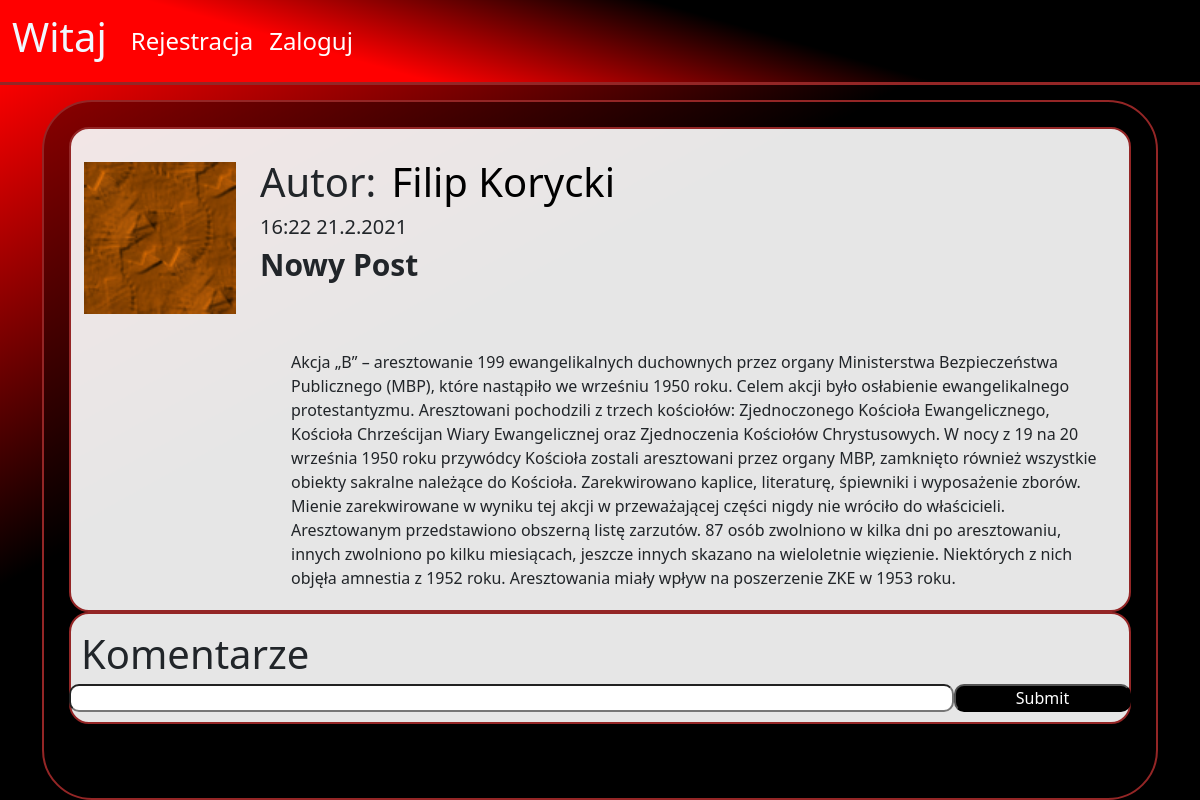
/post/42, run on an earlier commit of the app's database.
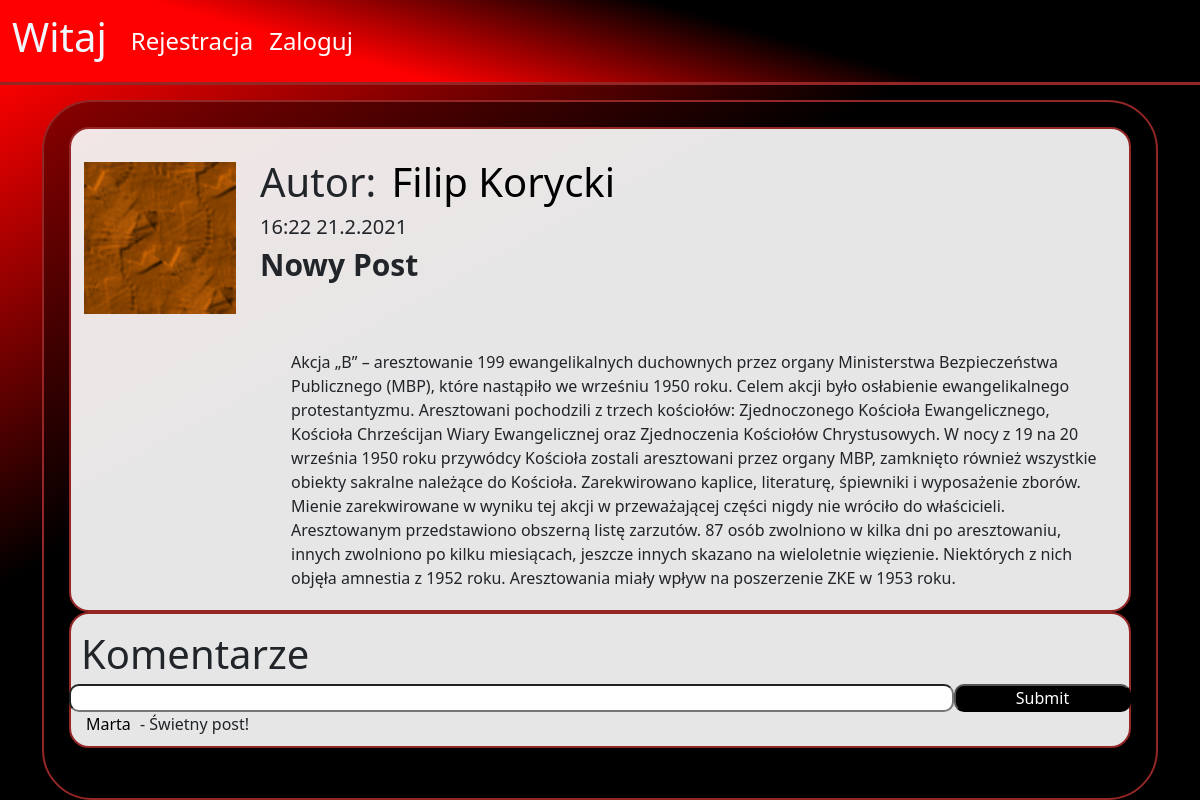
And on a later commit of the database.
### blog/models.py (models this page shows, shortened)
class Post_comment(models.Model):
    owner =  models.ForeignKey("Profile", on_delete=models.CASCADE)
    post =  models.ForeignKey("Post", on_delete=models.CASCADE)
    date = models.DateField(auto_now_add=True)
    date_time = models.DateTimeField(auto_now_add=True)
    text = models.CharField(max_length=2000)
    class Meta:
        ordering = ["-date","-date_time"]

class Profile(models.Model):
    user = models.OneToOneField(User, null=True, on_delete=models.CASCADE)
    birth_date = models.DateField(blank=True,null=True)
    description = models.TextField(blank=True,null=True)
    first_name = models.CharField(blank=True, null=True, max_length=40)
    last_name = models.CharField(blank=True, null=True, max_length=40)
    country = models.CharField(blank=True, null=True, max_length=40)
    city = models.CharField(blank=True, null=True, max_length=40)
    height = models.DecimalField(blank=True,null=True, decimal_places=0, max_digits=120)
    weight = models.DecimalField(blank=True,null=True, decimal_places=0, max_digits=120)
    gender = models.CharField(blank=True,null=True, max_length=222)
    friends = models.ManyToManyField('self', blank=True)
    images = models.ManyToManyField("ProfileImage", related_name='+',blank=True)
    chats = models.ManyToManyField("ChatBox", related_name='+',blank=True)
    posts = models.ManyToManyField("Post", related_name='+',blank=True)
    def get_name(self):
        if self.first_name and self.last_name:
            return str(str(self.first_name)+" "+str(self.last_name)) #+" ("+str(self.user.username)+")"
        elif self.first_name:
            return self.first_name
        else:
            return self.user.username
    def __str__(self):
        return str(self.user.username)

### blog/views.py (the view, shortened to what this page needs)
# urls.py: path("post/<int:pk>", views.PostView.as_view(), name="post"),
class PostView(View):
    def get(self, request, pk):
        post = get_object_or_404(Post, id=pk)
        form = ReportPostForm()
        context={
            'post':post,
            'form':form,
        }
        return render(request, "blog/post.html", context)

### blog/forms.py
class ReportPostForm(forms.ModelForm):
    class Meta:
        model = Report_Post
        fields = ('report_type',)
        widgets = {
            'report_type': forms.Select(attrs={'class':"form-control"}),
        }
        labels = {
            "report_type": "Zgłoś za",
        }

### blog/templates/blog/post.html (shortened to what this page needs)
{% extends "blog/base.html"%}
{%load static%}
{%block content%}
<div class="container background_v1">
    <div class="post_details">
                <div class="row friend_image_box" style="padding:3px; margin-top: 10px; position:relative;">
                    <div class="col-sm-6 col-md-2">
                        {%for image in post.owner.images.all%}
                        {%if forloop.last%}
                        <div style="margin-top: 10px; position:relative;">
                        <div class="mini_fake_box"></div>
                        </div>
                        {%endif%}
                        {%endfor%}
                    </div>
                    <div class="col-sm-6 col-md-10">
                        <div style="font-size: 40px;">
                            Autor: <a class="post_link" href="{%url 'profile' post.owner.id%}">{{post.owner.get_name}}</a>
                        </div>
                        <div style="font-size: 20px;">{{post.date_time| date:"G:i d.n.Y"}}
                        </div>
                       <div style="font-size: 30px;font-weight:bold; text-transform: capitalize; word-break: break-all;">
                        {{post.title}}
                        </div>
                    </div>
                </div>
           <div class="post_text">
                {{post.text}}
            </div>
    </div>
    <div class="post_comments">
        <div style="font-size: 40px;">Komentarze</div>
        <form action='{% url "post" post.id%}' method="POST">
            <div class="row">
            <input type="text" class="col-sm-12 col-md-10"  id="comment_text" name="comment"/>
            <input type="submit" class="col-sm-12 col-md-2"  id="comment_button" />
            </div>
        </form>
        {%for comment in post.comments.all%}
            <div class="post_comment" title="{{post.date_time| date:'G:i d.n.Y'}}">
                <a href="{% url 'profile' comment.owner.id%}" class="post_link">{{comment.owner}} </a> - {{comment.text}}
            </div>
        {%endfor%}
    </div>
</div>
{% endblock %}

What changed in the data, as far as the page shows it:
added Post_comment: owner "Marta", text "Świetny post!"
